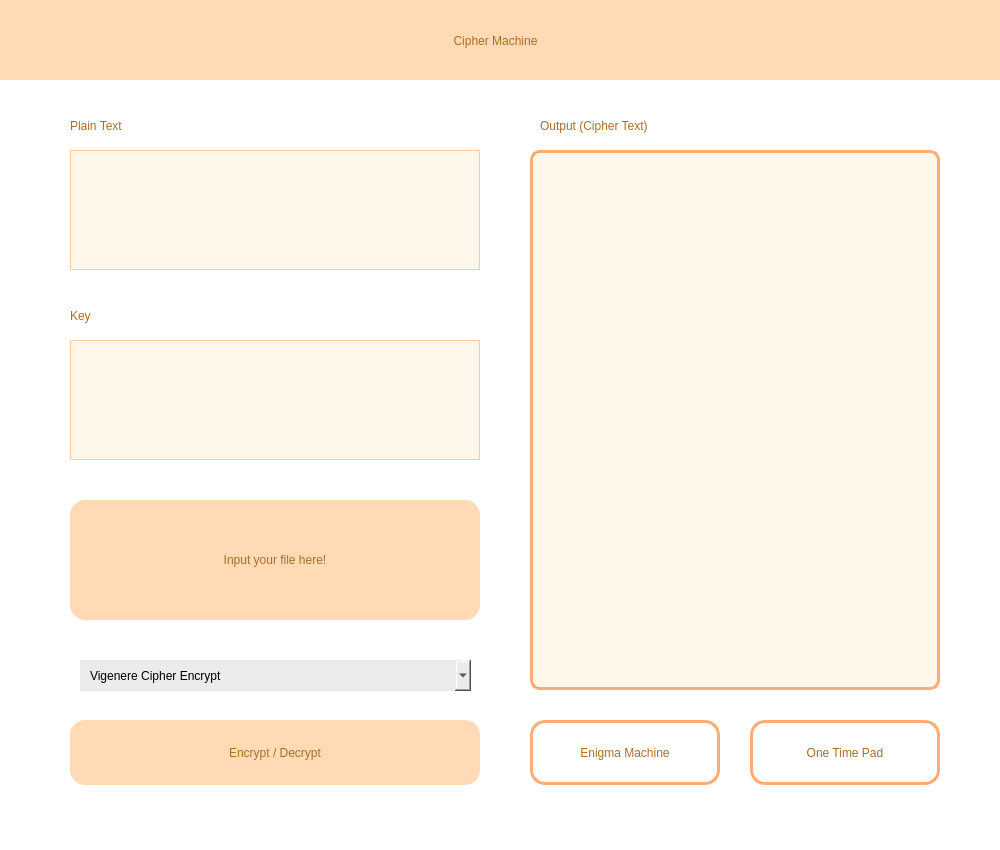
<?xml version="1.0" encoding="UTF-8"?>
<ui version="4.0">
 <class>MainWindow</class>
 <widget class="QMainWindow" name="MainWindow">
  <property name="geometry">
   <rect>
    <x>0</x>
    <y>0</y>
    <width>1000</width>
    <height>850</height>
   </rect>
  </property>
  <property name="windowTitle">
   <string>MainWindow</string>
  </property>
  <property name="styleSheet">
   <string notr="true">background-color: #ffffff</string>
  </property>
  <widget class="QWidget" name="centralwidget">
   <widget class="QPlainTextEdit" name="outputTB">
    <property name="geometry">
     <rect>
      <x>530</x>
      <y>150</y>
      <width>410</width>
      <height>540</height>
     </rect>
    </property>
    <property name="styleSheet">
     <string notr="true">QPlainTextEdit{
	border: 3px solid #ffac74;
	border-radius: 10px; 
	color: #ac6e23;
	background-color: #fff7ea;
	padding: 10px;
	font: 14pt &quot;MS Shell Dlg 2&quot;;
}
</string>
    </property>
    <property name="plainText">
     <string/>
    </property>
   </widget>
   <widget class="QLabel" name="label_3">
    <property name="geometry">
     <rect>
      <x>540</x>
      <y>110</y>
      <width>251</width>
      <height>31</height>
     </rect>
    </property>
    <property name="styleSheet">
     <string notr="true">color: #ac6e23;
font: 550 14pt &quot;MS Shell Dlg 2&quot;;</string>
    </property>
    <property name="text">
     <string>Output (Cipher Text)</string>
    </property>
   </widget>
   <widget class="QWidget" name="widget" native="true">
    <property name="geometry">
     <rect>
      <x>0</x>
      <y>0</y>
      <width>1000</width>
      <height>80</height>
     </rect>
    </property>
    <property name="styleSheet">
     <string notr="true">QWidget{
	background-color: #ffdab5;
}
</string>
    </property>
    <widget class="QLabel" name="label">
     <property name="geometry">
      <rect>
       <x>280</x>
       <y>20</y>
       <width>431</width>
       <height>41</height>
      </rect>
     </property>
     <property name="styleSheet">
      <string notr="true">color: #ac6e23;
font: 500 18pt &quot;MS Shell Dlg 2&quot;;</string>
     </property>
     <property name="text">
      <string>Cipher Machine</string>
     </property>
     <property name="alignment">
      <set>Qt::AlignCenter</set>
     </property>
    </widget>
   </widget>
   <widget class="QPlainTextEdit" name="textInput">
    <property name="geometry">
     <rect>
      <x>70</x>
      <y>150</y>
      <width>410</width>
      <height>120</height>
     </rect>
    </property>
    <property name="styleSheet">
     <string notr="true">QPlainTextEdit{
	font: 10pt &quot;MS Shell Dlg 2&quot;;
	border: 1px solid #ffcca0;
	color: #ac6e23;
	background-color: #fff7ea;
	padding: 10px;
}

QPlainTextEdit:hover {
	border: 3px solid #ffac74;
}
</string>
    </property>
    <property name="plainText">
     <string/>
    </property>
   </widget>
   <widget class="QPushButton" name="inputBut">
    <property name="geometry">
     <rect>
      <x>70</x>
      <y>500</y>
      <width>410</width>
      <height>120</height>
     </rect>
    </property>
    <property name="autoFillBackground">
     <bool>false</bool>
    </property>
    <property name="styleSheet">
     <string notr="true">QPushButton {
	font: 500 20pt &quot;MS Shell Dlg 2&quot;;
	border: #ac6e23;
	border-left 2px solid transparent;
	border-radius: 15px; 
	background-color: #ffdab5;
	color: #ac6e23;
}

QPushButton:hover {
	background-color: #ffac74;
}

QPushButton:pressed {
	background-color: #e69b69;
	color: #fff;
}
</string>
    </property>
    <property name="text">
     <string>Input your file here!</string>
    </property>
   </widget>
   <widget class="QComboBox" name="cipheroption">
    <property name="geometry">
     <rect>
      <x>80</x>
      <y>660</y>
      <width>391</width>
      <height>31</height>
     </rect>
    </property>
    <property name="styleSheet">
     <string notr="true">QComboBox{
	background-color: #ebebeb;
	font: 75 10pt &quot;MS Shell Dlg 2&quot;;
	padding-left: 10px;
	border: none;
}
</string>
    </property>
    <item>
     <property name="text">
      <string>Vigenere Cipher Encrypt</string>
     </property>
    </item>
    <item>
     <property name="text">
      <string>Vigenere Cipher Decrypt</string>
     </property>
    </item>
    <item>
     <property name="text">
      <string>Extended Vigenere Cipher Encrypt</string>
     </property>
    </item>
    <item>
     <property name="text">
      <string>Extended Vigenere Cipher Decrypt</string>
     </property>
    </item>
    <item>
     <property name="text">
      <string>Playfair Cipher Encrypt</string>
     </property>
    </item>
    <item>
     <property name="text">
      <string>Playfair Cipher Decrypt</string>
     </property>
    </item>
   </widget>
   <widget class="QLabel" name="label_2">
    <property name="geometry">
     <rect>
      <x>70</x>
      <y>110</y>
      <width>131</width>
      <height>31</height>
     </rect>
    </property>
    <property name="styleSheet">
     <string notr="true">color: #ac6e23;
font: 550 14pt &quot;MS Shell Dlg 2&quot;;</string>
    </property>
    <property name="text">
     <string>Plain Text</string>
    </property>
   </widget>
   <widget class="QPushButton" name="cryptBut">
    <property name="geometry">
     <rect>
      <x>70</x>
      <y>720</y>
      <width>410</width>
      <height>65</height>
     </rect>
    </property>
    <property name="styleSheet">
     <string notr="true">QPushButton {
	font: 700 11pt &quot;MS Shell Dlg 2&quot;;
	border: none;
	border-left 2px solid transparent;
	border-radius: 15px; 
	background-color: #ffdab5;
	color: #ac6e23;
}

QPushButton:hover {
	background-color: #ffac74;
}

QPushButton:pressed {
	background-color: #e69b69;
	color: #fff;
}
</string>
    </property>
    <property name="text">
     <string>Encrypt / Decrypt</string>
    </property>
   </widget>
   <widget class="QLabel" name="label_4">
    <property name="geometry">
     <rect>
      <x>70</x>
      <y>300</y>
      <width>121</width>
      <height>31</height>
     </rect>
    </property>
    <property name="styleSheet">
     <string notr="true">color: #ac6e23;
font: 550 14pt &quot;MS Shell Dlg 2&quot;;</string>
    </property>
    <property name="text">
     <string>Key</string>
    </property>
   </widget>
   <widget class="QPlainTextEdit" name="keyInput">
    <property name="geometry">
     <rect>
      <x>70</x>
      <y>340</y>
      <width>410</width>
      <height>120</height>
     </rect>
    </property>
    <property name="styleSheet">
     <string notr="true">QPlainTextEdit{
	font: 10pt &quot;MS Shell Dlg 2&quot;;
	border: 1px solid #ffcca0;
	color: #ac6e23;
	background-color: #fff7ea;
	padding: 10px;
}

QPlainTextEdit:hover {
	border: 3px solid #ffac74;
}
</string>
    </property>
    <property name="plainText">
     <string/>
    </property>
   </widget>
   <widget class="QPushButton" name="enigmaBut">
    <property name="geometry">
     <rect>
      <x>530</x>
      <y>720</y>
      <width>190</width>
      <height>65</height>
     </rect>
    </property>
    <property name="styleSheet">
     <string notr="true">QPushButton {
	font: 700 11pt &quot;MS Shell Dlg 2&quot;;
	border: none;
	border-left 2px solid transparent;
	border-radius: 15px; 
	background-color: #ffffff;
	border: 3px solid #ffac74;
	color: #ac6e23;
}

QPushButton:hover {
	background-color: #ffdab5;
}

QPushButton:pressed {
	background-color: #e69b69;
	color: #fff;
}
</string>
    </property>
    <property name="text">
     <string>Enigma Machine</string>
    </property>
   </widget>
   <widget class="QPushButton" name="otpBut">
    <property name="geometry">
     <rect>
      <x>750</x>
      <y>720</y>
      <width>190</width>
      <height>65</height>
     </rect>
    </property>
    <property name="styleSheet">
     <string notr="true">QPushButton {
	font: 700 11pt &quot;MS Shell Dlg 2&quot;;
	border: none;
	border-left 2px solid transparent;
	border-radius: 15px; 
	background-color: #ffffff;
	border: 3px solid #ffac74;
	color: #ac6e23;
}

QPushButton:hover {
	background-color: #ffdab5;
}

QPushButton:pressed {
	background-color: #e69b69;
	color: #fff;
}
</string>
    </property>
    <property name="text">
     <string>One Time Pad</string>
    </property>
   </widget>
  </widget>
  <widget class="QMenuBar" name="menubar">
   <property name="geometry">
    <rect>
     <x>0</x>
     <y>0</y>
     <width>1000</width>
     <height>26</height>
    </rect>
   </property>
  </widget>
  <widget class="QStatusBar" name="statusbar"/>
 </widget>
 <resources/>
 <connections/>
</ui>
